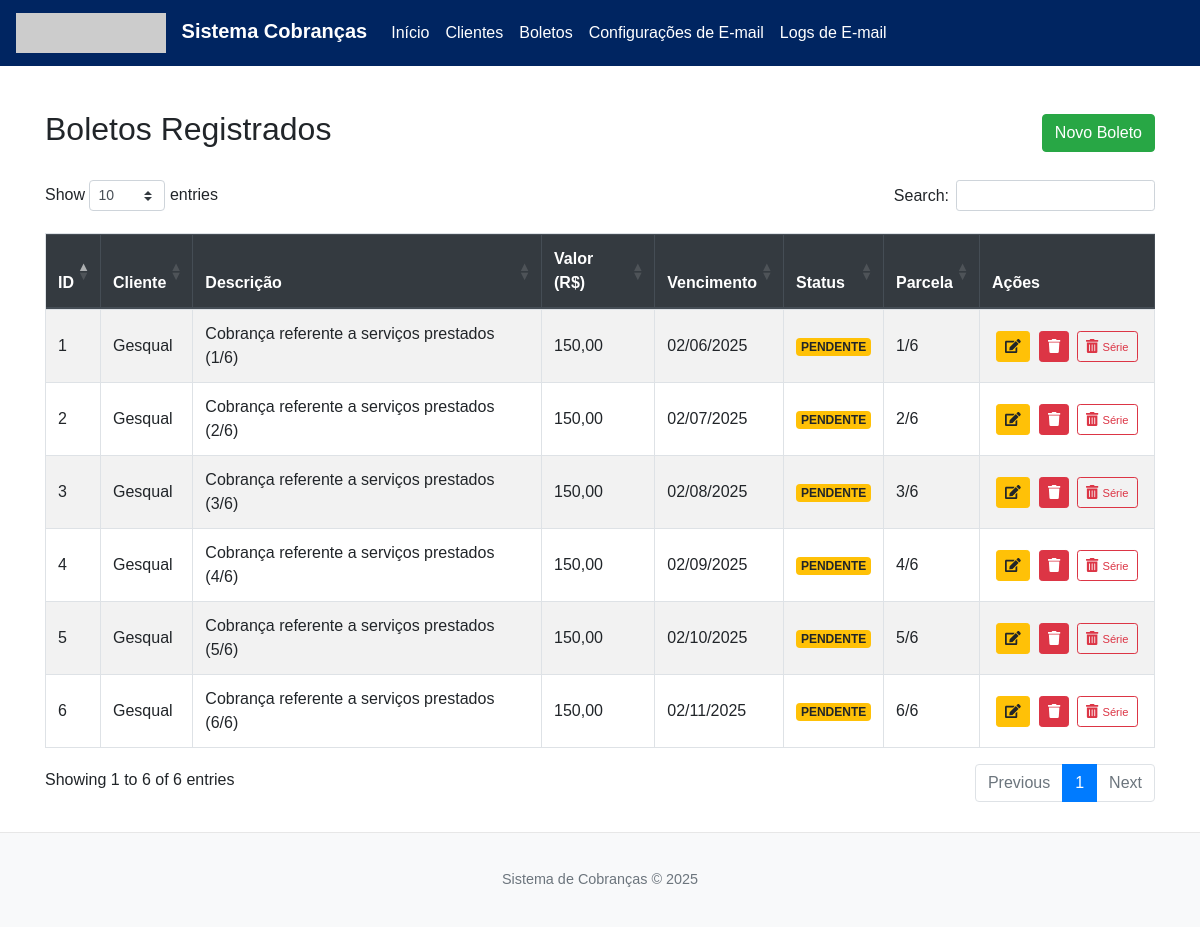
The app's page /boletos, older data.
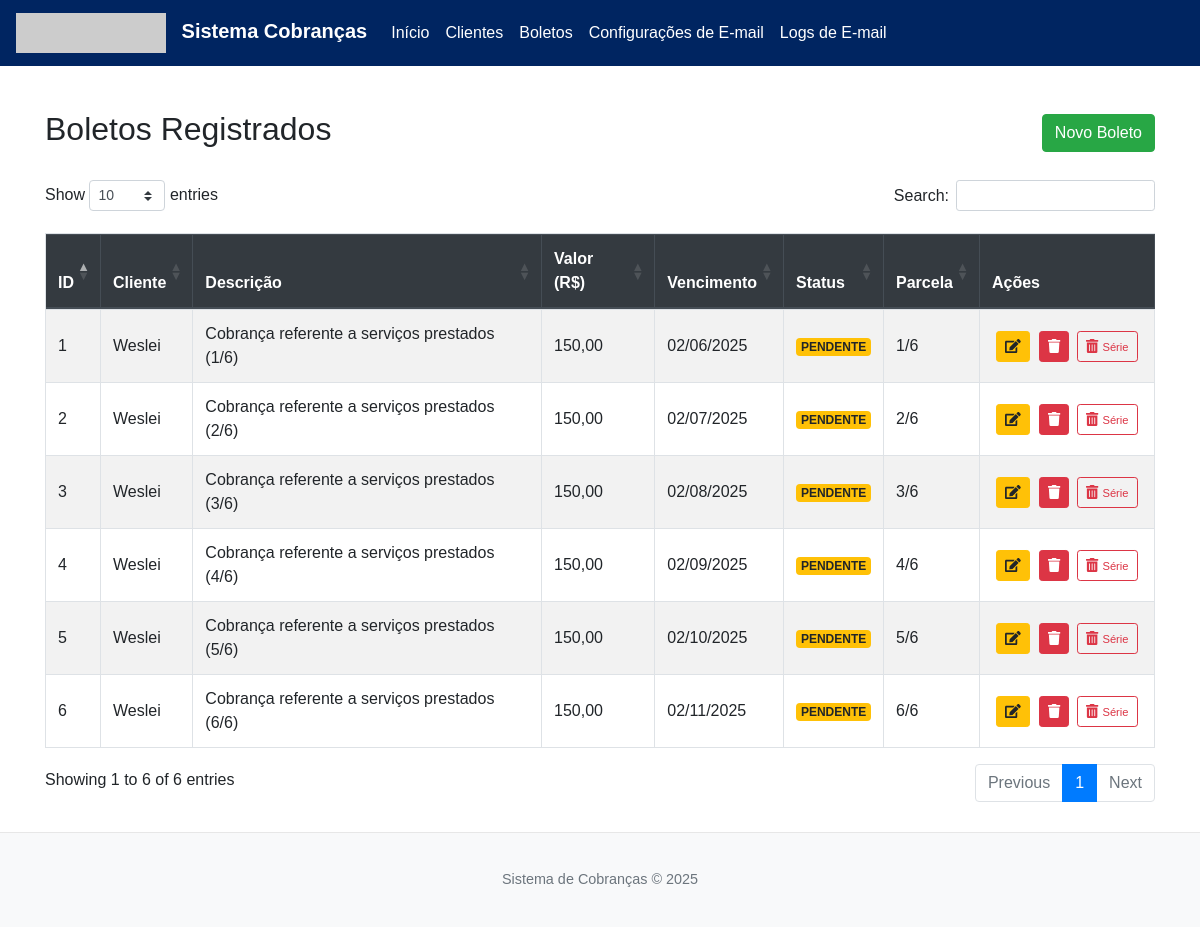
The same page, newer data.
### database.py (models this page shows, shortened)
class Boleto(db.Model):
    __tablename__ = 'boleto'
    id = db.Column(db.Integer, primary_key=True)
    public_id = db.Column(db.String(36), unique=True, nullable=False, default=generate_uuid)
    descricao_base = db.Column(db.String(180), nullable=False, default="Cobrança")
    descricao_completa = db.Column(db.String(200), nullable=True)
    valor = db.Column(db.Float, nullable=False)
    data_vencimento = db.Column(db.Date, nullable=False)
    periodicidade_replicacao = db.Column(db.String(20), nullable=False, default='mensal')
    numero_parcelas = db.Column(db.Integer, nullable=False, default=1)
    grupo_replicacao_id = db.Column(db.String(36), nullable=True)
    parcela_atual = db.Column(db.Integer, default=1, nullable=False)
    cliente_id = db.Column(db.Integer, db.ForeignKey('cliente.id', name='fk_boleto_cliente_id'), nullable=False)
    status = db.Column(db.String(20), nullable=False, default='pendente')
    data_pagamento = db.Column(db.Date, nullable=True)
    __table_args__ = (Index('ix_boleto_public_id', 'public_id'),)

class Cliente(db.Model):
    __tablename__ = 'cliente'
    id = db.Column(db.Integer, primary_key=True)
    public_id = db.Column(db.String(36), unique=True, nullable=False)
    nome = db.Column(db.String(150), nullable=False)
    email_principal = db.Column(db.String(120), unique=True, nullable=True)
    telefone_principal = db.Column(db.String(20), nullable=True)
    contatos = db.relationship('Contato', backref='cliente', lazy=True, cascade="all, delete-orphan")
    boletos = db.relationship('Boleto', backref='cliente', lazy=True, cascade="all, delete-orphan")
    __table_args__ = (Index('ix_cliente_public_id', 'public_id'),)

### app.py (the view)
@main_bp.route('/boletos')
def listar_boletos():
    todos_os_boletos = Boleto.query.join(Cliente).order_by(Boleto.status.asc(), Boleto.data_vencimento.asc(), Boleto.grupo_replicacao_id, Boleto.parcela_atual.asc()).all()
    todos_clientes_para_modal = Cliente.query.order_by(Cliente.nome).all()
    return render_template('boletos.html',
                           lista_completa_boletos=todos_os_boletos,
                           todos_clientes_para_modal=todos_clientes_para_modal)

### database.py (called while the page is built)
@event.listens_for(Engine, "connect")
def _set_sqlite_pragma(dbapi_connection, connection_record):
    if isinstance(dbapi_connection, SQLite3Connection):
        cursor = dbapi_connection.cursor()
        cursor.execute("PRAGMA foreign_keys=ON;")
        cursor.close()

### templates/boletos.html (shortened to what this page needs)
{% extends "base.html" %}
{% block head_extra %}
<link rel="stylesheet" href="https://cdnjs.cloudflare.com/ajax/libs/font-awesome/5.15.3/css/all.min.css">
<link rel="stylesheet" href="https://cdn.datatables.net/1.13.8/css/dataTables.bootstrap4.min.css">
{% endblock %}
{% block content %}
<div class="d-flex justify-content-between align-items-center mb-3">
    <h2>Boletos Registrados</h2>
    <a href="{{ url_for('main.novo_boleto') }}" class="btn btn-success">Novo Boleto</a>
</div>
{% if lista_completa_boletos %}
<div class="table-responsive">
    <table id="boletosTable" class="table table-hover table-striped table-bordered" style="width:100%">
        <thead class="thead-dark">
            <tr>
                <th>ID</th>
                <th>Cliente</th>
                <th>Descrição</th>
                <th>Valor (R$)</th>
                <th>Vencimento</th>
                <th>Status</th>
                <th>Parcela</th>
                <th class="actions-col no-sort">Ações</th>
            </tr>
        </thead>
        <tbody>
            {% for boleto in lista_completa_boletos %}
            <tr>
                <td>{{ boleto.id }}</td>
                <td>{{ boleto.cliente.nome }}</td>
                <td>{{ boleto.descricao_completa }}</td>
                <td>{{ "%.2f"|format(boleto.valor)|replace('.', ',') }}</td>
                <td>{{ boleto.data_vencimento.strftime('%d/%m/%Y') }}</td>
                <td>
                    {% if boleto.status == 'pago' %}<span class="badge badge-success">PAGO</span>
                    {% elif boleto.status == 'pendente' %}<span class="badge badge-warning">PENDENTE</span>
                    {% elif boleto.status == 'cancelado' %}<span class="badge badge-danger">CANCELADO</span>
                    {% else %}<span class="badge badge-secondary">{{ boleto.status|capitalize }}</span>{% endif %}
                </td>
                <td>{{ boleto.parcela_atual }}/{{ boleto.numero_parcelas }}</td>
                <td class="actions-col text-center">
                    <button class="btn btn-warning btn-sm btn-editar-boleto-modal-boletoshtml"
                            data-toggle="modal"
                            data-target="#modalEdicaoBoleto_BoletosHTML"
                            data-public-id="{{ boleto.public_id }}">
                        <i class="fas fa-edit"></i>
                    </button>
                    <button class="btn btn-danger btn-sm" data-toggle="modal" data-target="#confirmDeleteBoletoModal_{{ boleto.public_id }}" {% if boleto.status == 'pago' %}disabled{% endif %}>
                        <i class="fas fa-trash"></i>
                    </button>
                    {% if boleto.numero_parcelas > 1 and boleto.grupo_replicacao_id %}
                    <button class="btn btn-outline-danger btn-sm" data-toggle="modal" data-target="#confirmDeleteGrupoBoletoModal_{{ boleto.grupo_replicacao_id.replace('-', '') }}" {% if boleto.status == 'pago' %}disabled{% endif %}>
                        <i class="fas fa-trash-alt"></i> <small>Série</small>
                    </button>
                    {% endif %}
                </td>
            </tr>
            {% endfor %}
        </tbody>
    </table>
</div>
{% else %}
<p class="text-muted">Nenhum boleto registrado.</p>
{% endif %}
{% endblock %}

### templates/base.html (shortened to what this page needs)
<!DOCTYPE html>
<html lang="pt-BR">
<head>
    <link href="https://stackpath.bootstrapcdn.com/bootstrap/4.5.2/css/bootstrap.min.css" rel="stylesheet">
    <link rel="stylesheet" href="{{ url_for('static', filename='style.css') }}">
    {% block head_extra %}{% endblock %}
</head>
<body>
    <nav class="navbar navbar-expand-lg navbar-custom mb-4">
        <a class="navbar-brand" href="{{ url_for('main.index') }}">
            <img src="https://gesqual.com.br/wp-content/uploads/2025/02/Programa-de-indicacao-1.png" alt="Logo Sistema de Cobranças"
                 onerror="this.onerror=null; this.src='https://placehold.co/150x40/002561/FFFFFF?text=LogoIndisponivel';">
            Sistema Cobranças
        </a>
        <div class="collapse navbar-collapse" id="navbarNav">
            <ul class="navbar-nav mr-auto">
                <li class="nav-item"><a class="nav-link" href="{{ url_for('main.index') }}">Início</a></li>
                <li class="nav-item"><a class="nav-link" href="{{ url_for('main.listar_clientes') }}">Clientes</a></li>
                <li class="nav-item"><a class="nav-link" href="{{ url_for('main.listar_boletos') }}">Boletos</a></li>
                <li class="nav-item"><a class="nav-link" href="{{ url_for('main.configuracoes_email') }}">Configurações de E-mail</a></li>
                <li class="nav-item"><a class="nav-link" href="{{ url_for('main.listar_logs_email') }}">Logs de E-mail</a></li>
            </ul>
        </div>
    </nav>
    <div class="container">{% block content %}{% endblock %}</div>
    <footer class="footer mt-auto py-3 bg-light text-center">
        <div class="container"><span class="text-muted">Sistema de Cobranças &copy; <script>document.write(new Date().getFullYear())</script></span></div>
    </footer>
</body>
</html>

### static/style.css (style rules this page uses)
body { display: flex; flex-direction: column; min-height: 100vh; font-family: 'Arial', sans-serif; }
.container { flex: 1; padding-top: 20px; padding-bottom: 20px; }
.footer { background-color: #f8f9fa; padding: 1rem 0; text-align: center; font-size: 0.9em; border-top: 1px solid #e7e7e7; }
.navbar-brand { font-weight: bold; }
.table th, .table td { vertical-align: middle; }
.actions-col { width: 150px; text-align: center; }
.btn-sm { margin-right: 5px; }

### templates/base.html (style rules this page uses)
.navbar-custom { background-color: #002561 !important; }
.navbar-custom .navbar-brand img { height: 40px; margin-right: 10px; }
.navbar-custom .navbar-brand, .navbar-custom .nav-link { color: #ffffff !important; }

### templates/boletos.html (style rules this page uses)
#boletosTable .actions-col { white-space: nowrap; }
#boletosTable .actions-col .btn { margin: 0 2px; }

Row changes from the older to the newer data that the page shows:
changed Boleto "Cobrança referente a serviços prestados (1/6)": cliente.nome "Gesqual" → "Weslei"
changed Boleto "Cobrança referente a serviços prestados (2/6)": cliente.nome "Gesqual" → "Weslei"
changed Boleto "Cobrança referente a serviços prestados (3/6)": cliente.nome "Gesqual" → "Weslei"
changed Boleto "Cobrança referente a serviços prestados (4/6)": cliente.nome "Gesqual" → "Weslei"
changed Boleto "Cobrança referente a serviços prestados (5/6)": cliente.nome "Gesqual" → "Weslei"
changed Boleto "Cobrança referente a serviços prestados (6/6)": cliente.nome "Gesqual" → "Weslei"
